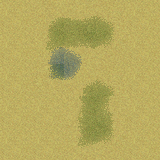

The image is a tile-based game level rendered from a .tmx file. Its description and complete source (layers, tilesets, objects, tile grids) follow:
An orthogonal 5x5 tile map with 32x32 px tiles, 1 tile layer (Tile Layer 1).

<map version="1.0" orientation="orthogonal" width="5" height="5" tilewidth="32" tileheight="32">
 <tileset firstgid="1" name="ground" tilewidth="32" tileheight="32">
  <image source="../textures/ground.png" width="512" height="512" />
 </tileset>
 <layer name="Tile Layer 1" width="5" height="5">
  <data>
   <tile gid="1" />
   <tile gid="65" />
   <tile gid="193" />
   <tile gid="129" />
   <tile gid="1" />
   <tile gid="1" />
   <tile gid="37" />
   <tile gid="57" />
   <tile gid="17" />
   <tile gid="1" />
   <tile gid="1" />
   <tile gid="35" />
   <tile gid="66" />
   <tile gid="129" />
   <tile gid="1" />
   <tile gid="1" />
   <tile gid="1" />
   <tile gid="97" />
   <tile gid="145" />
   <tile gid="1" />
   <tile gid="1" />
   <tile gid="1" />
   <tile gid="33" />
   <tile gid="17" />
   <tile gid="1" />
  </data>
 </layer>
</map>